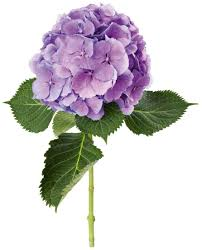
#> input picture Imagenes/hydrangea.jpg, 202 x 250 px
$ python procesamiento_imagenes.py
#> lines starting #> are read from the running program, lines starting #| are printed output that depends on the picture
import cv2
from matplotlib import pyplot as plt

url_imagen_original = "Imagenes/hydrangea.jpg"


# Leer la imagen desde la carpeta correcta (mayúscula en 'Imagenes')
imagen_original = cv2.imread("Imagenes/hydrangea.jpg")
#> imagen_original is the input picture: shape (250, 202, 3); mean B, G, R 206.5, 204.3, 208.6

# Si la imagen está en RGB originalmente, la convertimos a BGR para OpenCV
imagen_bgr = cv2.cvtColor(imagen_original, cv2.COLOR_RGB2BGR)

# armar el gráfico
plt.imshow(imagen_bgr)
plt.axis("off")
plt.title("Imagen en BGR")
plt.savefig('Imagenes/hydrangea_BGR.jpg')
plt.close()


# pasarla a escala de grises
url_imagen_BGR = "Imagenes/hydrangea_BGR.jpg"

imagen_gris = cv2.imread(url_imagen_original, cv2.IMREAD_GRAYSCALE)
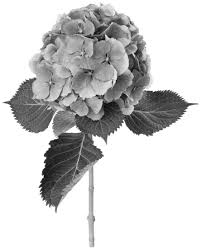
#> imagen_gris: shape (250, 202); min 0, max 255, mean 205.9

plt.imshow(imagen_gris, cmap='gray')
plt.axis("off")
plt.title("Imagen en escala de grises")
plt.savefig('Imagenes/hydrangea_escala_gris.jpg')
plt.close()

# Funcion para reducir la cantidad de tonos de gris en la imagen:

def reducir_tonos_grises(imagen, niveles):
#> called with niveles = 4
    factor = 256 // niveles
    imagen_cuantizada = (imagen//factor) * factor
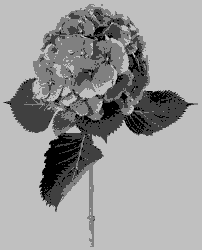
#> imagen_cuantizada: shape (250, 202); min 0, max 192, mean 155.1
    return imagen_cuantizada


# Funcion para graficar las nuevas imagenes grises:

def reducir_tonos_grises_imagen(imagen, niveles):
    nueva_imagen = reducir_tonos_grises(imagen, niveles)
    plt.imshow(nueva_imagen, cmap='gray')
    plt.axis("off")
    plt.title(f"Imagen en escala {niveles} de grises")
    plt.savefig(f'Imagenes/hydrangea_escala_gris_reducida_{niveles}.jpg')
    plt.close


reducir_tonos_grises_imagen(imagen_gris, 4)
reducir_tonos_grises_imagen(imagen_gris, 8)
#> call 2 of reducir_tonos_grises_imagen, with niveles = 8
#> call 2 of reducir_tonos_grises, with niveles = 8
#> in reducir_tonos_grises (call 2), `imagen_cuantizada = (imagen//factor) * factor`:
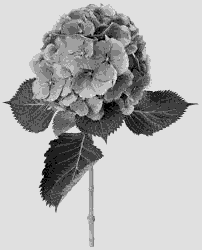
#> imagen_cuantizada: shape (250, 202); min 0, max 224, mean 181
#> in reducir_tonos_grises_imagen (call 2), `plt.savefig(f'Imagenes/hydrangea_escala_gris_reducida_{niveles}.jpg')`:
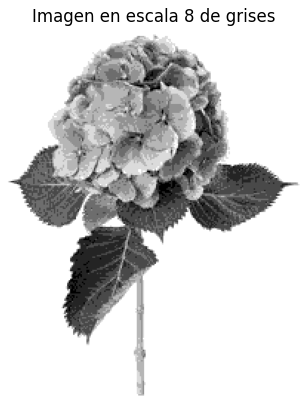
#> figure drawn by matplotlib, 1 panel
reducir_tonos_grises_imagen(imagen_gris, 16)
reducir_tonos_grises_imagen(imagen_gris, 32)
reducir_tonos_grises_imagen(imagen_gris, 64)
reducir_tonos_grises_imagen(imagen_gris, 128)
reducir_tonos_grises_imagen(imagen_gris, 256)

$ run again, with Imagenes/gladiolo.jpg copied over Imagenes/hydrangea.jpg
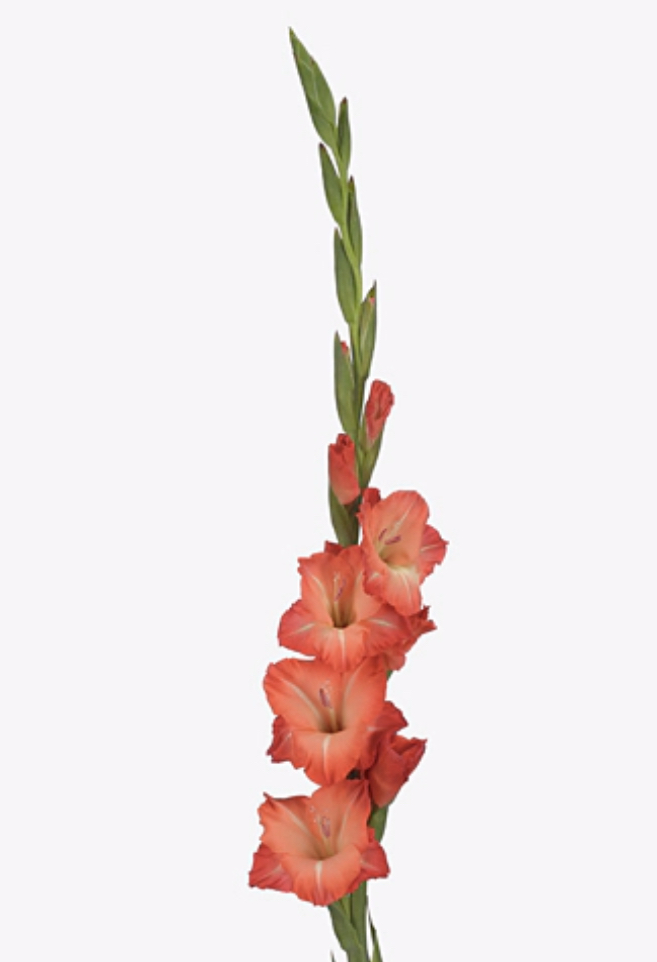
#> input picture Imagenes/gladiolo.jpg, 657 x 962 px
#> imagen_original is the input picture: shape (962, 657, 3); mean B, G, R 229.5, 229.8, 239.6
#> in reducir_tonos_grises (call 2), `imagen_cuantizada = (imagen//factor) * factor`:
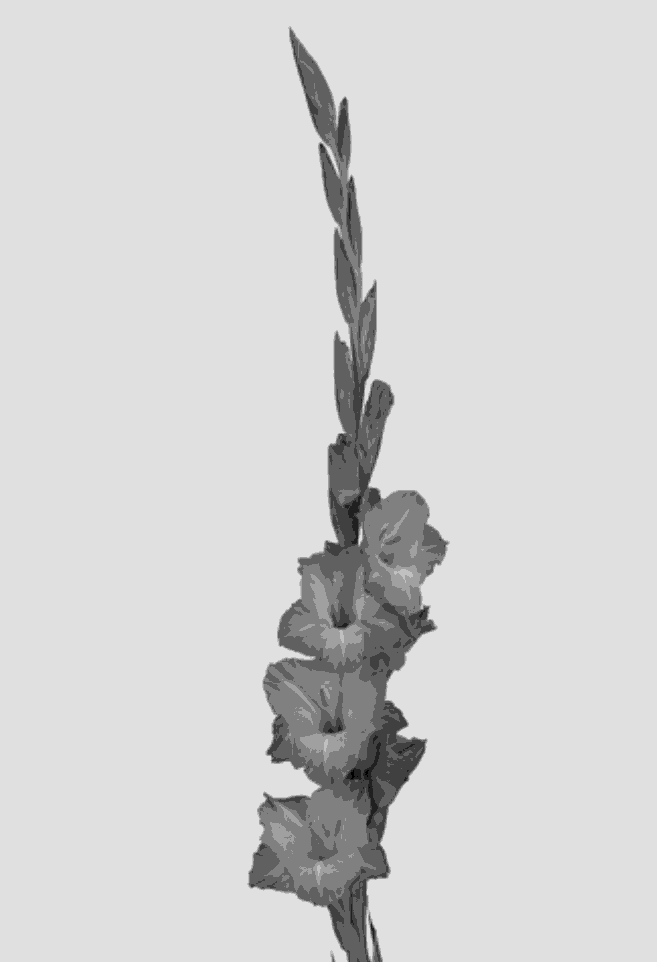
#> imagen_cuantizada: shape (962, 657); min 0, max 224, mean 211.4
#> in reducir_tonos_grises_imagen (call 2), `plt.savefig(f'Imagenes/hydrangea_escala_gris_reducida_{niveles}.jpg')`:
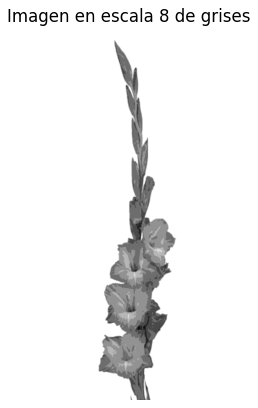
#> figure drawn by matplotlib, 1 panel

$ run again, with Imagenes/lirio.jpg copied over Imagenes/hydrangea.jpg
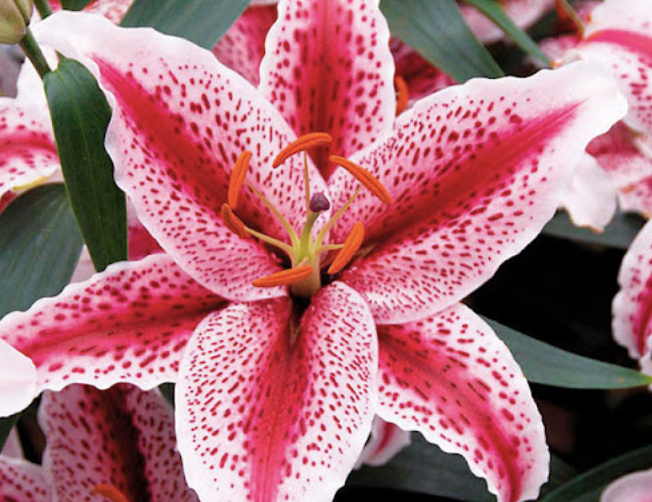
#> input picture Imagenes/lirio.jpg, 652 x 502 px
#> imagen_original is the input picture: shape (502, 652, 3); mean B, G, R 122.4, 112.2, 170.7
#> in reducir_tonos_grises (call 2), `imagen_cuantizada = (imagen//factor) * factor`:
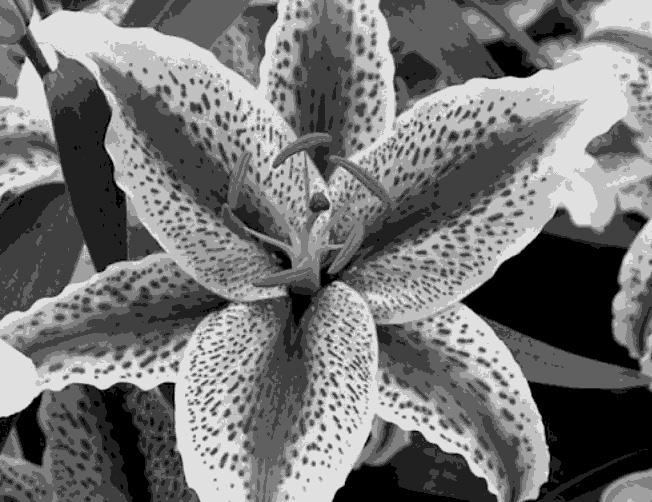
#> imagen_cuantizada: shape (502, 652); min 0, max 224, mean 116.3
#> in reducir_tonos_grises_imagen (call 2), `plt.savefig(f'Imagenes/hydrangea_escala_gris_reducida_{niveles}.jpg')`:
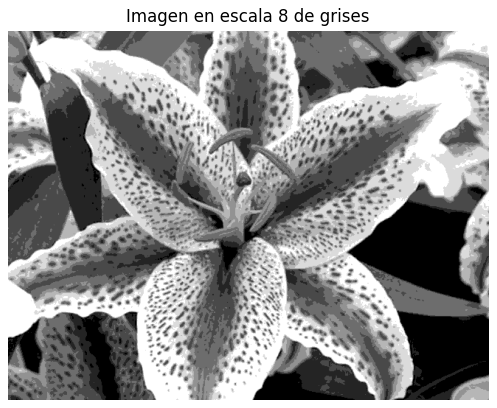
#> figure drawn by matplotlib, 1 panel
